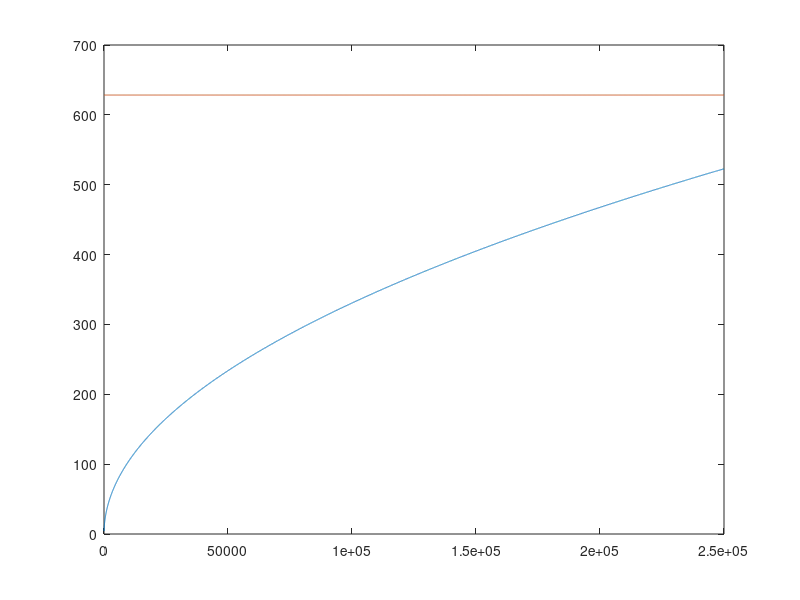

Reproduce this figure in MATLAB. (Note: this script raises an error after producing the figure.)
% Main code to calculate eigenvalues for the parametric instability of the
% interface between two fluids using the approach to Kumar & Tuckerman (1994)

%%%%%%%%%%%%%%%%%%%%%%%%%%%%%%%%%%%%%%%%%%%%%%%%%%%%%%%%%%%%%%%%%%%%%%%%%%%%%%%%
w_dim = 64*pi*1e-3;                           % width, m
g_dim = 9.81;                                 % gravity, m/s²
rho_dim = [519.933, 415.667];                 % densities (bottom/top), kg/m³
mu_dim = [3.908e-5, 3.124e-5];                % dyn. visc. Pa s
nu_dim = mu_dim./rho_dim;                     % kin. visc. m²/s
h_dim = [1000, 1000];                         % layer heights, m
gamma_dim = 2.181e-6;                         % interfacial tension, N/m²
f_dim = 100;                                  % frequency, Hz
omega_dim = 2*pi*f_dim;                       % frequency, rad/s
m_max = 16000;

%%%%%%%%%%%%%%%%%%%%%%%%%%%%%%%%%%%%%%%%%%%%%%%%%%%%%%%%%%%%%%%%%%%%%%%%%%%%%%%%
N = 20;                                       % Trunctation Fourier series
atwood = -diff(rho_dim)/sum(rho_dim);         % Atwood number


k0 = [1:m_max] * pi / w_dim;
omegan = sqrt(atwood*g_dim*k0);               % Nat. frequency

figure(1)
plot(k0, omegan)
hold on 
plot(k0,k0*0+omega_dim)
hold off


[a_harmonic, a_subharmonic] = sweep_over_k(w_dim, N, omega_dim, nu_dim, mu_dim, rho_dim, g_dim, gamma_dim, h_dim, m_max);


figure(2)
k = a_harmonic(:,1);
plot(k, a_harmonic(:,3), '.k')
hold on 
plot(k, a_subharmonic(:,3), '.r')
for i = 4:12
  plot(k, a_harmonic(:,i), '.k')
  plot(k, a_subharmonic(:,i), '.r')
end
hold off
xlabel('$k$', 'Interpreter', 'latex')
ylabel('$a/g$', 'Interpreter', 'latex')
xlim([0,1.5e5])

% Set figure properties
set(gcf, 'PaperUnits', 'inches');
set(gcf, 'PaperPosition', [0 0 4 3]); % Set the figure size (width x height)
set(gcf, 'PaperSize', [4 3]); % Ensure the paper size matches the position

% Set font size and line width
set(gcf, 'DefaultAxesFontSize', 12);
set(gcf, 'DefaultTextFontSize', 12);
set(gca, 'LineWidth', 1.5);

% Set the resolution (DPI)
set(gcf, 'PaperPositionMode', 'auto');
print('-depsc2', '-r300', 'KT94_fig1b.eps'); % Save as EPS with 300 DPI

save('KT94_fig1b.mat', "a_harmonic", "a_subharmonic")